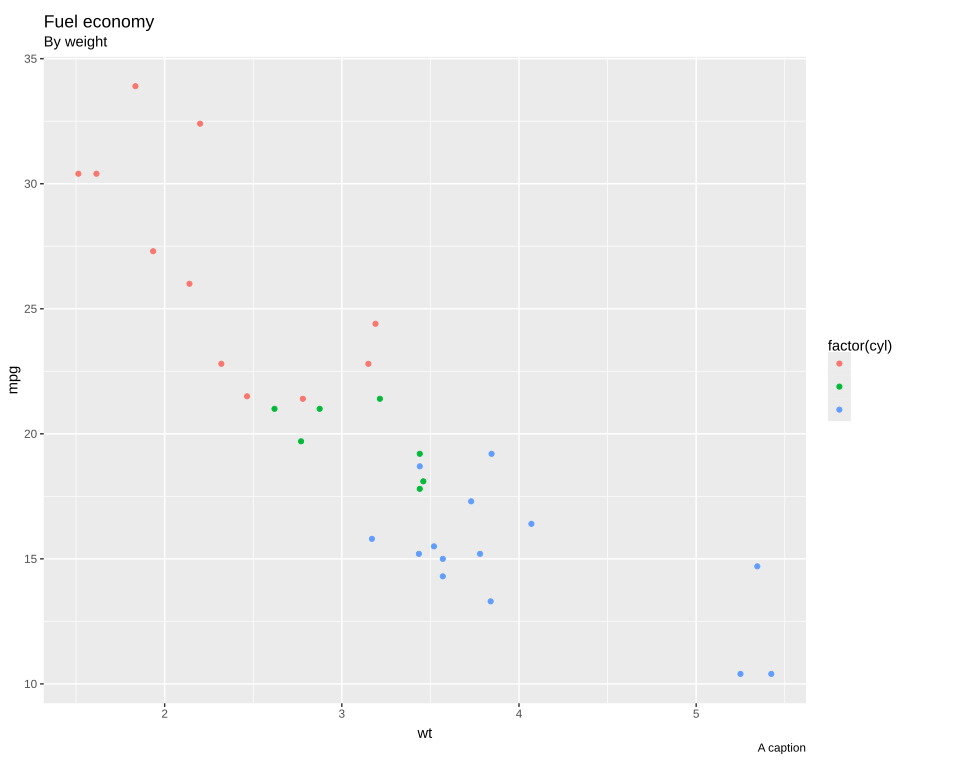

R code for this plot:
# The plot test/golden/theme_margins.svg draws, drawn by ggplot2 itself, as ggplot2's own visual
# tests draw their snapshots: the independent check on that golden whenever it changes. The suite
# never runs this; it needs R, ggplot2 and vdiffr, saved as the Docker image giggly-r:ggplot2-4.0.3.
# From the repository's root:
#
#   docker run --rm -v "$PWD/test/golden":/golden:ro giggly-r:ggplot2-4.0.3 \
#     Rscript /golden/theme_margins.R > theme_margins.ggplot2.svg
#
# and compare the two drawings element by element, as test/golden/point.R describes.

#
# Margins on the sides only a theme setting gives, on mtcars' fuel economy against weight coloured
# by cylinders, with a title, a subtitle and a caption: the x axis's labels with margins above and
# below them, the title with margins above and below it, the caption with margins above and below
# it, and a legend with no labels, its labels 30 points, so they would be taller than the keys,
# and its title 40 points of margin to its right, which makes it the legend's widest part and
# replaces the gap below it.
#
# First checked with ggplot2 4.0.3 and vdiffr 1.0.9: every element and clip path matches but
# svglite's around the whole drawing, and the one departure is test/golden/point.R's, the x axis
# drawn before the y.

library(ggplot2)

plot <- ggplot(mtcars, aes(wt, mpg, colour = factor(cyl))) +
  geom_point() +
  labs(title = "Fuel economy", subtitle = "By weight", caption = "A caption") +
  scale_colour_discrete(labels = NULL) +
  theme_gray() +
  theme(
    axis.text.x = element_text(margin = margin(t = 2, b = 3)),
    plot.title = element_text(margin = margin(t = 6, b = 4)),
    plot.caption = element_text(margin = margin(t = 2, b = 5)),
    legend.title = element_text(margin = margin(r = 40)),
    legend.text = element_text(size = 30)
  )

file <- tempfile(fileext = ".svg")
vdiffr::write_svg(plot, file)
cat(readLines(file), sep = "\n")
